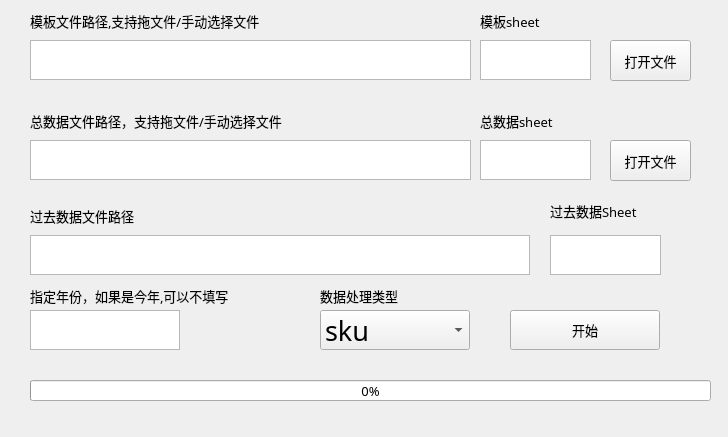
<?xml version="1.0" encoding="UTF-8"?>
<ui version="4.0">
 <class>Form</class>
 <widget class="QWidget" name="Form">
  <property name="geometry">
   <rect>
    <x>0</x>
    <y>0</y>
    <width>728</width>
    <height>437</height>
   </rect>
  </property>
  <property name="font">
   <font>
    <family>Adobe 黑体 Std R</family>
    <pointsize>10</pointsize>
    <weight>50</weight>
    <bold>false</bold>
   </font>
  </property>
  <property name="windowTitle">
   <string>Form</string>
  </property>
  <widget class="QTextEdit" name="mubansheet_textEdit">
   <property name="geometry">
    <rect>
     <x>480</x>
     <y>40</y>
     <width>111</width>
     <height>40</height>
    </rect>
   </property>
  </widget>
  <widget class="QLabel" name="mubansheet_label">
   <property name="geometry">
    <rect>
     <x>480</x>
     <y>10</y>
     <width>141</width>
     <height>21</height>
    </rect>
   </property>
   <property name="text">
    <string>模板sheet</string>
   </property>
  </widget>
  <widget class="QTextEdit" name="mubanwenjian_textEdit">
   <property name="geometry">
    <rect>
     <x>30</x>
     <y>40</y>
     <width>441</width>
     <height>40</height>
    </rect>
   </property>
  </widget>
  <widget class="QLabel" name="muban_label">
   <property name="geometry">
    <rect>
     <x>30</x>
     <y>10</y>
     <width>371</width>
     <height>21</height>
    </rect>
   </property>
   <property name="text">
    <string>模板文件路径,支持拖文件/手动选择文件</string>
   </property>
  </widget>
  <widget class="QTextEdit" name="zonshuju_textEdit">
   <property name="geometry">
    <rect>
     <x>30</x>
     <y>140</y>
     <width>441</width>
     <height>40</height>
    </rect>
   </property>
  </widget>
  <widget class="QLabel" name="zonshuju_label">
   <property name="geometry">
    <rect>
     <x>30</x>
     <y>110</y>
     <width>371</width>
     <height>21</height>
    </rect>
   </property>
   <property name="text">
    <string>总数据文件路径，支持拖文件/手动选择文件</string>
   </property>
  </widget>
  <widget class="QTextEdit" name="zonshujusheet_textEdit">
   <property name="geometry">
    <rect>
     <x>480</x>
     <y>140</y>
     <width>111</width>
     <height>40</height>
    </rect>
   </property>
  </widget>
  <widget class="QLabel" name="zonshujusheet_label">
   <property name="geometry">
    <rect>
     <x>480</x>
     <y>110</y>
     <width>111</width>
     <height>21</height>
    </rect>
   </property>
   <property name="text">
    <string>总数据sheet</string>
   </property>
  </widget>
  <widget class="QPushButton" name="confirm_Button">
   <property name="geometry">
    <rect>
     <x>510</x>
     <y>310</y>
     <width>150</width>
     <height>40</height>
    </rect>
   </property>
   <property name="font">
    <font>
     <family>Adobe Fan Heiti Std</family>
     <pointsize>10</pointsize>
     <weight>50</weight>
     <bold>false</bold>
    </font>
   </property>
   <property name="cursor">
    <cursorShape>OpenHandCursor</cursorShape>
   </property>
   <property name="text">
    <string>开始</string>
   </property>
  </widget>
  <widget class="QPushButton" name="mubandakai_pushButton">
   <property name="geometry">
    <rect>
     <x>610</x>
     <y>40</y>
     <width>81</width>
     <height>41</height>
    </rect>
   </property>
   <property name="cursor">
    <cursorShape>OpenHandCursor</cursorShape>
   </property>
   <property name="text">
    <string>打开文件</string>
   </property>
  </widget>
  <widget class="QPushButton" name="pushButton_2">
   <property name="geometry">
    <rect>
     <x>610</x>
     <y>140</y>
     <width>81</width>
     <height>41</height>
    </rect>
   </property>
   <property name="cursor">
    <cursorShape>OpenHandCursor</cursorShape>
   </property>
   <property name="text">
    <string>打开文件</string>
   </property>
  </widget>
  <widget class="QLabel" name="date_label">
   <property name="geometry">
    <rect>
     <x>30</x>
     <y>280</y>
     <width>291</width>
     <height>31</height>
    </rect>
   </property>
   <property name="text">
    <string>指定年份，如果是今年,可以不填写</string>
   </property>
  </widget>
  <widget class="QTextEdit" name="textEdit">
   <property name="geometry">
    <rect>
     <x>30</x>
     <y>310</y>
     <width>150</width>
     <height>40</height>
    </rect>
   </property>
  </widget>
  <widget class="QComboBox" name="type_ComboBox">
   <property name="geometry">
    <rect>
     <x>320</x>
     <y>310</y>
     <width>150</width>
     <height>40</height>
    </rect>
   </property>
   <property name="font">
    <font>
     <family>Adobe 黑体 Std R</family>
     <pointsize>20</pointsize>
     <weight>50</weight>
     <bold>false</bold>
    </font>
   </property>
   <item>
    <property name="text">
     <string>sku</string>
    </property>
   </item>
   <item>
    <property name="text">
     <string>品系</string>
    </property>
   </item>
   <item>
    <property name="text">
     <string>业态品类</string>
    </property>
   </item>
  </widget>
  <widget class="QTextEdit" name="qunianfile_textEdit">
   <property name="geometry">
    <rect>
     <x>30</x>
     <y>235</y>
     <width>500</width>
     <height>40</height>
    </rect>
   </property>
  </widget>
  <widget class="QLabel" name="label">
   <property name="geometry">
    <rect>
     <x>30</x>
     <y>195</y>
     <width>261</width>
     <height>41</height>
    </rect>
   </property>
   <property name="text">
    <string>过去数据文件路径</string>
   </property>
  </widget>
  <widget class="QTextEdit" name="quniansheet_textEdit">
   <property name="geometry">
    <rect>
     <x>550</x>
     <y>235</y>
     <width>111</width>
     <height>40</height>
    </rect>
   </property>
  </widget>
  <widget class="QLabel" name="label_2">
   <property name="geometry">
    <rect>
     <x>550</x>
     <y>200</y>
     <width>251</width>
     <height>21</height>
    </rect>
   </property>
   <property name="text">
    <string>过去数据Sheet</string>
   </property>
  </widget>
  <widget class="QLabel" name="label_3">
   <property name="geometry">
    <rect>
     <x>320</x>
     <y>280</y>
     <width>121</width>
     <height>31</height>
    </rect>
   </property>
   <property name="text">
    <string>数据处理类型</string>
   </property>
  </widget>
  <widget class="QProgressBar" name="progressBar">
   <property name="geometry">
    <rect>
     <x>30</x>
     <y>380</y>
     <width>681</width>
     <height>21</height>
    </rect>
   </property>
   <property name="value">
    <number>0</number>
   </property>
  </widget>
 </widget>
 <resources/>
 <connections/>
</ui>
